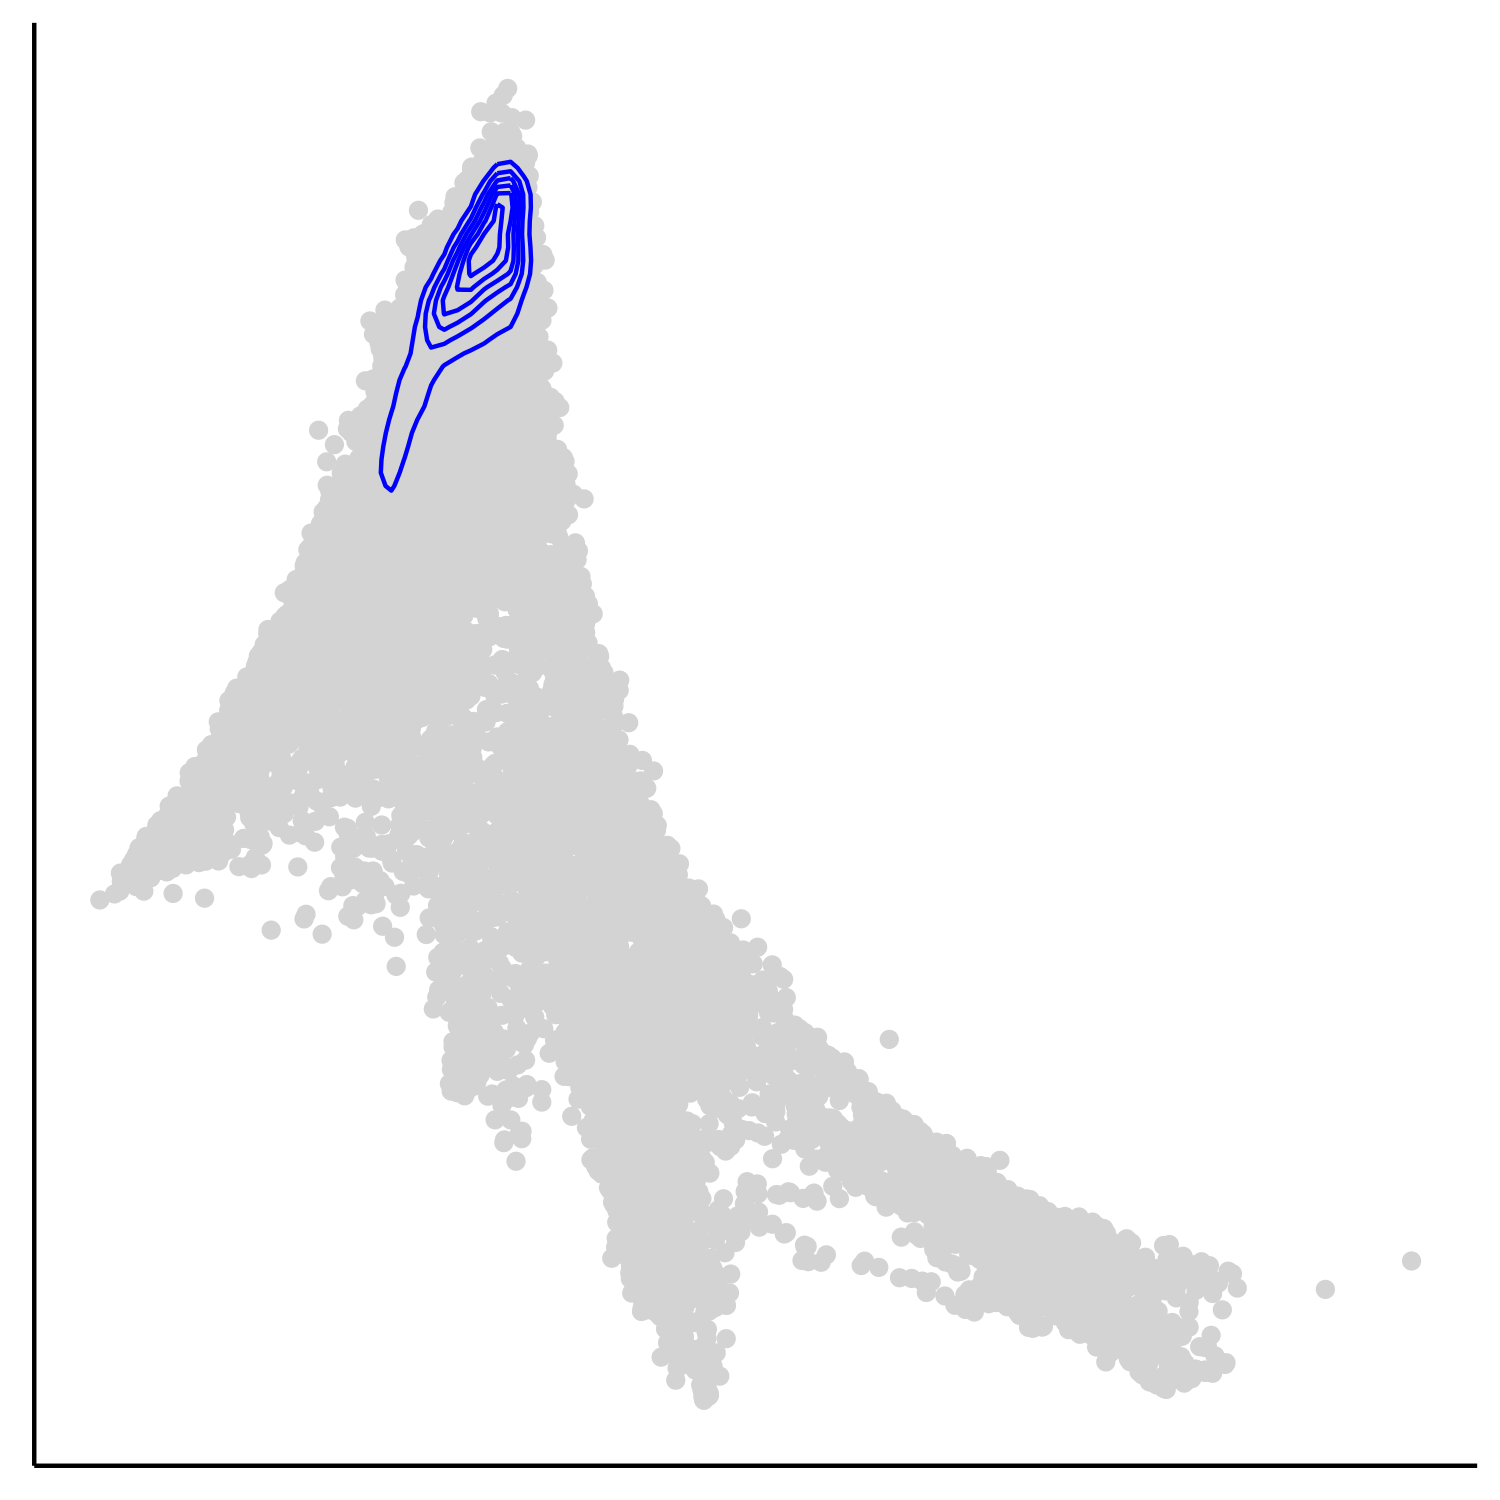

Reproduce this figure in R.
## Setup notes
# Seurat 2.3.0
# Check if java command line installed (javac -version) on terminal, if not, download jdk-13.0.2_osx-x64_bin.dmg for Mac from https://www.oracle.com/java/technologies/javase/jdk13-archive-downloads.html

# Load additional packages
library(SingCellaR)

#Projection of preleukemic MPNAML cells into MF dataset
#LSI integration MF hierarchy
#Author:Alba Rodriguez-Meira and Sean Wen
#Date: 19th November 2019
#Modified last: 13th October 2021
####################################################

library(Matrix)
library(SingleCellExperiment)
library(SummarizedExperiment)
library(tidyverse)
library(uwot)
library(edgeR)
library(FNN)
library(matrixStats)
library(Rcpp)
library(bigmemory)
####################################################
set.seed(1)
source("../../../Sources/LSI/LSI_functions.R")
####################################################
#Input Data
####################################################
#Read in Summarized Experiment
#Please Note Code here has been modified to work with finalized summarized experiment

#SE Healthy Cells
seReference <- readRDS("../../../Sources/LSI/MF_reference_RS.rds")
class(seReference) # SingCellaR_Int
#Reference Summarized Experiment
seDisease <- readRDS("../../../Sources/LSI/HTMPNAML_LSI.revised.rds")
class(seDisease) # SummarizedExperiment

#Subset preleukemic cells from AP donors only
preleukemic.cells<-read.table("../../../Sources/preleukemic_integration_metadata.qc.revised.csv",sep=",",header = T)
AP<-c("GR003_AP","GR001","GR002","GR005_AP","GR006_AP","GR007_AP","IF0131","IF0318","IF0391","SB5702")
preleukemic.cells.AP<-subset(preleukemic.cells,stage %in% AP)
id <- preleukemic.cells.AP$cell_id #880 cells
seDisease <- seDisease[,colData(seDisease)$Cell %in% id]

#Identify Gene Universe
gU <- intersect(row.names([email redacted]), row.names(seDisease))
length(row.names([email redacted])); length(row.names(seDisease)); length(gU) #19385 common genes
gU <- gU[!grepl("^MT", gU)]
length(gU) #19312

#Set Clustering Parameters
resolution <- c(0.2,0.8,0.8) #clustering resolution
varGenesToUse <- c(1000,1000,1000) #number of variable genes

#Optimize LSI Features
seReference_mat <- assays(seReference)$counts
row.names(seReference_mat) <- row.names(seReference@metadata$optimizeLSI$iter3$matNorm)
names(seReference_mat) <- names(seReference@metadata$optimizeLSI$iter3$matNorm)
matAll <- cbind(seReference_mat[gU,], assay(seDisease[gU,]))
lsiObj <- optimizeLSI(matAll, resolution = resolution, varFeatures = varGenesToUse)

#UMAP
set.seed(1)
umap <- uwot::umap(
  lsiObj[[length(lsiObj)]]$lsiObj$matSVD[,1:25], 
  n_neighbors = 30, 
  min_dist = 0.5, 
  metric = "euclidean", 
  n_threads = 5, 
  verbose = TRUE, 
  ret_model = FALSE
)

#Plot Info
cells <- c(rep("reference", ncol(seReference)),rep("disease",ncol(seDisease)))
splitCells <- split(cells,lsiObj[[length(lsiObj)]]$clusters)
df <- data.frame(
  clusters = names(splitCells),
  proportion = unlist(lapply(seq_along(splitCells), function(x) sum(splitCells[[x]]=="disease") / length(splitCells[[x]])))
)

#Plot UMAP Data Frame
plotDF <- data.frame(umap)
rownames(plotDF) <- c(colnames(seReference), colnames(seDisease))
plotDF$type <- cells
plotDF$clusters <- lsiObj[[length(lsiObj)]]$clusters
plotDF$classification <- 0
plotDF$classification[plotDF$type == "disease" & plotDF$clusters %in% paste0(df$clusters[df[,2] > 0.8])] <- 1
plotDF$classification[plotDF$type == "disease"] <- plotDF$classification[plotDF$type == "disease"] + 1
plotDF <- plotDF[order(plotDF$classification), ]

#Formal Classification
plotDF$classificationSTR <- "reference"
plotDF$classificationSTR[plotDF$classification==1] <- "disease" #previously "healthy-like"
plotDF$classificationSTR[plotDF$classification==2] <- "disease" #previously "disease-like"

####################################################
#Project Into LSI UMAP
####################################################

#Previous Reference Summarized Experiment
se <- seReference

#Load Saved UMAP Manifold
umapManifold <- uwot::load_uwot("../../../Sources/LSI/MF_reference-UMAP-model_RS.uwot")

#LSI Projection Matrix
lsiGenes <- metadata(se)$variableGenes
matProjectLSI <- assay(seDisease[lsiGenes,])

#LSI Project
lsiReference <- metadata(se)$optimizeLSI[[length(metadata(se)$optimizeLSI)]]$lsiObj
lsiProjection <- projectLSI(matProjectLSI, lsiReference)

#UMAP Projection
#Set Seed Prior to umap_transform (see uwot github)
set.seed(1)
umapProjection <- uwot::umap_transform(as.matrix(lsiProjection)[,1:25], umapManifold, verbose = TRUE)

#Plot Projection
refDF <- data.frame(row.names = colnames(se), X1 = umapManifold$embedding[,1], X2 = umapManifold$embedding[,2], Type = "reference")
proDF <- data.frame(row.names = colnames(seDisease), X1 = umapProjection[,1], X2 = umapProjection[,2], Type = seDisease$stage)

projectionDF <- rbind(refDF, proDF)

## Separate reference and p53 samples

projectionDF_reference<-subset(projectionDF,Type=="reference")
projectionDF_NOTreference<-subset(projectionDF,Type!="reference")
projectionDF_NOTreference$Type<-"preLSCs"

p<-ggplot(projectionDF_reference, aes(X1,X2,color=Type)) + 
  geom_point() +
  theme_classic()+
  theme(legend.position = "none", axis.title =element_blank(), axis.ticks = element_blank(),
        axis.text = element_blank())+
  xlab("UMAP Dimension 1") + 
  ylab("UMAP Dimension 2") 

p+stat_density_2d(data=projectionDF_NOTreference,aes(X1,X2,color=Type))+
  scale_color_manual(values=c("blue","lightgrey"))

ggsave(paste(path.local,'Figure3b_right.png',sep=""),height=5,width=5)
